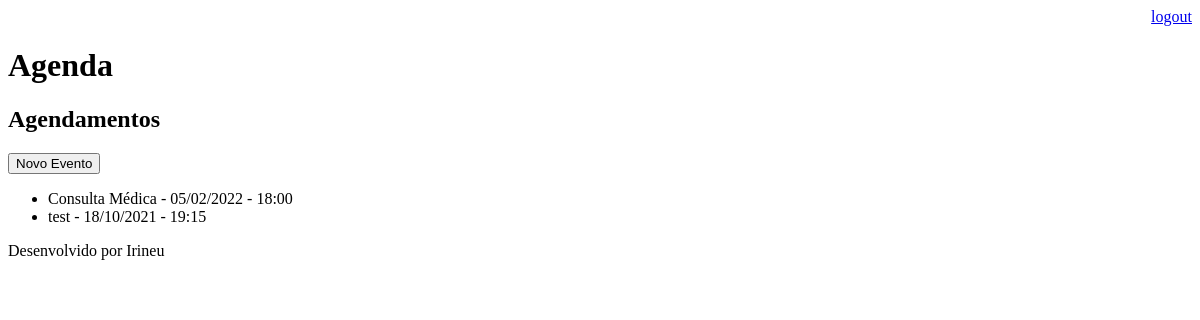
The page /agenda/ (signed in) on the database as committed earlier.
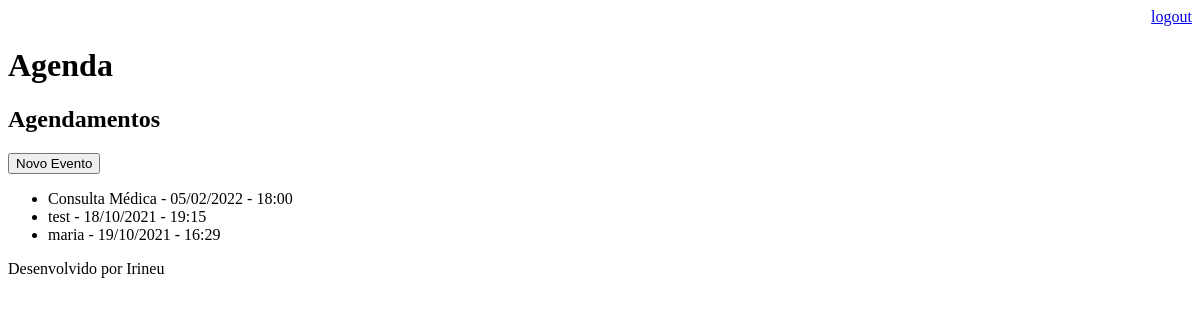
The same page on the database as committed later.
### core/models.py (models this page shows, shortened)
class Evento(models.Model):
    titulo = models.CharField(max_length=100)
    local = models.CharField(blank=True, null=True, max_length=100)
    descricao = models.TextField(blank=True, null=True)
    data_evento = models.DateTimeField(verbose_name='Data do Evento')
    data_criacao = models.DateTimeField(auto_now=True)
    usuario = models.ForeignKey(User, on_delete=models.CASCADE)
    class Meta:
        db_table = 'Evento'
    def get_data_evento(self):
        return self.data_evento.strftime('%d/%m/%Y - %H:%M')

### core/views.py (the view)
# urls.py: path('agenda/', views.lista_eventos),
@login_required(login_url='/login/')
def lista_eventos(request):
    usuario = request.user
    eventos = Evento.objects.filter(usuario=usuario)
    response = {'eventos':eventos}
    return render(request, 'agenda.html', response)

### templates/agenda.html
{% extends "model-page.html"%}
{% block content%}
    <h2>Agendamentos</h2>
    <a href="evento/">
        <button type="button">Novo Evento</button>
    </a>
    <ul>
    {% for evento in eventos %}
        <li>{{evento.titulo}} - {{evento.get_data_evento}}</li>
    {% endfor %}
    </ul>
{% endblock %}

### templates/model-page.html
<!DOCTYPE html>
<html lang="en">
<head>
    {% include "model-header.html" %}
</head>
<body>
    {% block content %} {% endblock %}
    {% include "model-footer.html" %}
</body>
</html>

### templates/model-header.html (shortened to what this page needs)
    <div align="right">
        <a href="/logout">logout</a>
    </div>
    <h1>Agenda</h1>

### templates/model-footer.html
<p>Desenvolvido por Irineu</p>

Rows that differ between the two databases and show on the page:
added Evento: titulo "maria", get_data_evento "19/10/2021 - 16:29"
